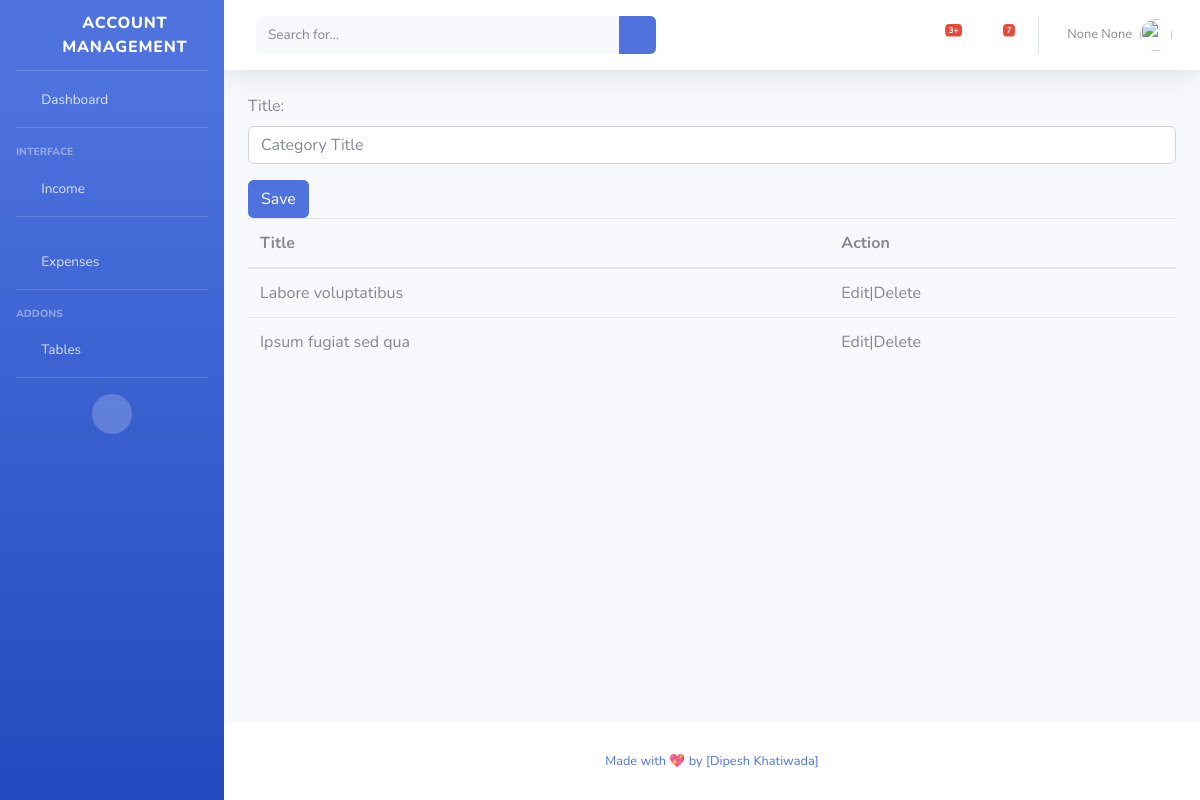
Page /income/category/ (signed in) on the earlier database version.
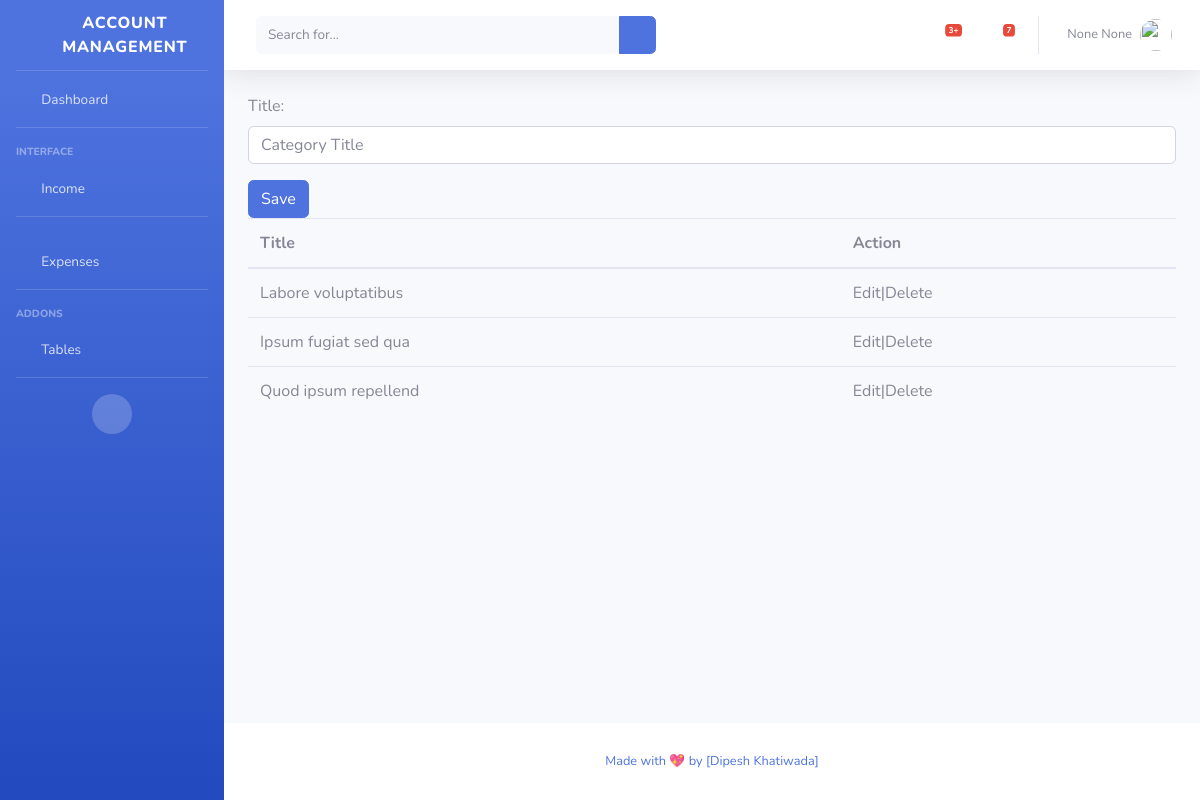
Same page on the later database version.
### income/models.py (models this page shows, shortened)
class IncomeCategory(Category):
    objects = IncomeCategoryManager()
    class Meta:
        db_table = 'income_category'

### income/views.py (the view, shortened to what this page needs)
# urls.py: path('category/',IncomeCategoryView.as_view(),name='income_category'),
class IncomeCategoryView(LoginRequiredMixin, View):
    login_url = '/account/login'
    template_name = 'income_category.html'
    def get(self, request):
        context = {
            'form': IncomeCateogyForm(),
            'categories': IncomeCategory.objects.filter(user_id=request.user.id)
        }
        return render(request, self.template_name, context)

### income/forms.py
class IncomeCateogyForm(forms.ModelForm):
    title = forms.CharField(widget=forms.TextInput(attrs={'class': 'form-control', 'placeholder': 'Category Title'}))
    class Meta:
        model = IncomeCategory
        fields = ['title', ]

### templates/income_category.html (shortened to what this page needs)
{% extends 'base/base.html' %}
 {% block 'sidebar' %}
  {% include 'component/sidebar.html' %}
 {% endblock %}
 {% block 'navbar' %}
  {% include 'component/nav.html' %}
 {% endblock %}
 {% block 'footer' %}
{% include 'component/footer.html' %}
 {% endblock %}
{% block 'body' %}
 <form method="post">
      {{form.as_p}}
      <button type="submit" class="btn btn-primary">Save</button>
  </form>
<table class="table">
    <thead>
        <tr>
            <th>Title</th>
            <th>Action</th>
        </tr>
    </thead>
    <tbody>
    {% for category in categories %}
        <tr>
            <td>{{category.title}}</td>
            <td>Edit|Delete</td>
        </tr>
    {% endfor %}
    </tbody>
</table>
{% endblock %}

Differences in the rows shown:
added IncomeCategory: title "Quod ipsum repellend"
